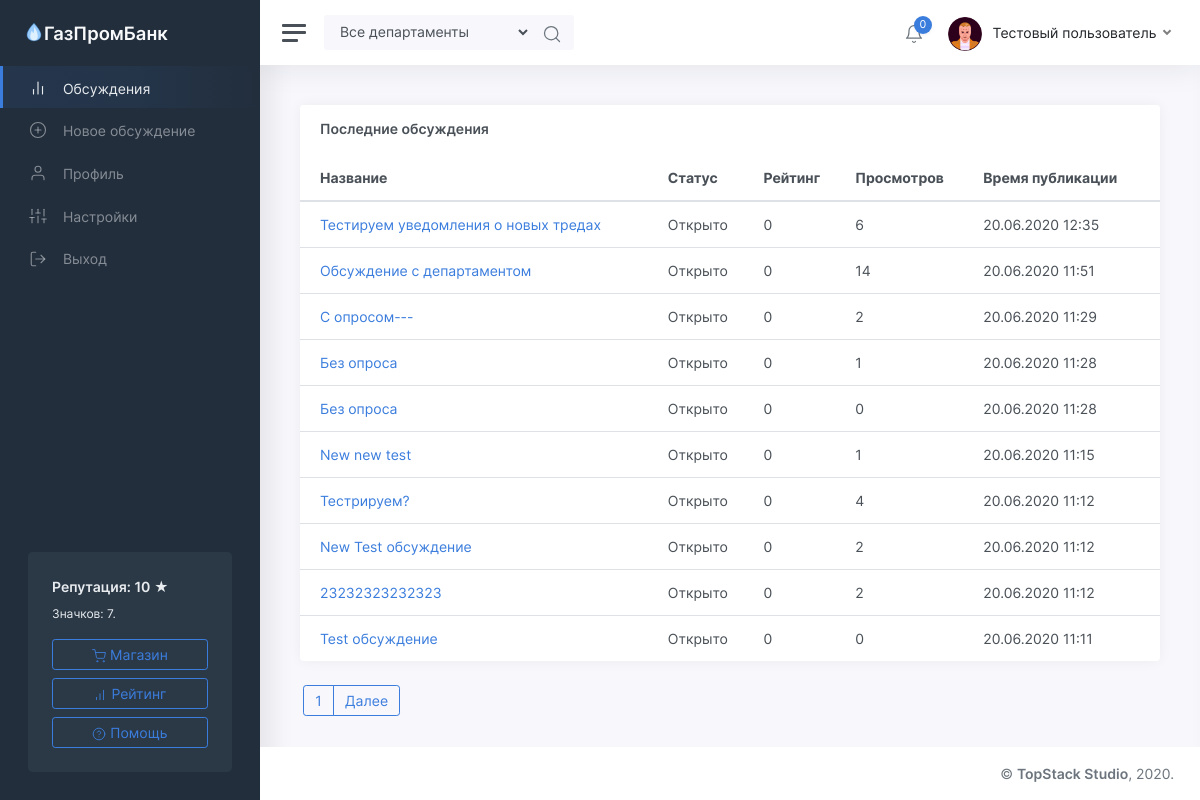
Page /threads (signed in) on the earlier database version.
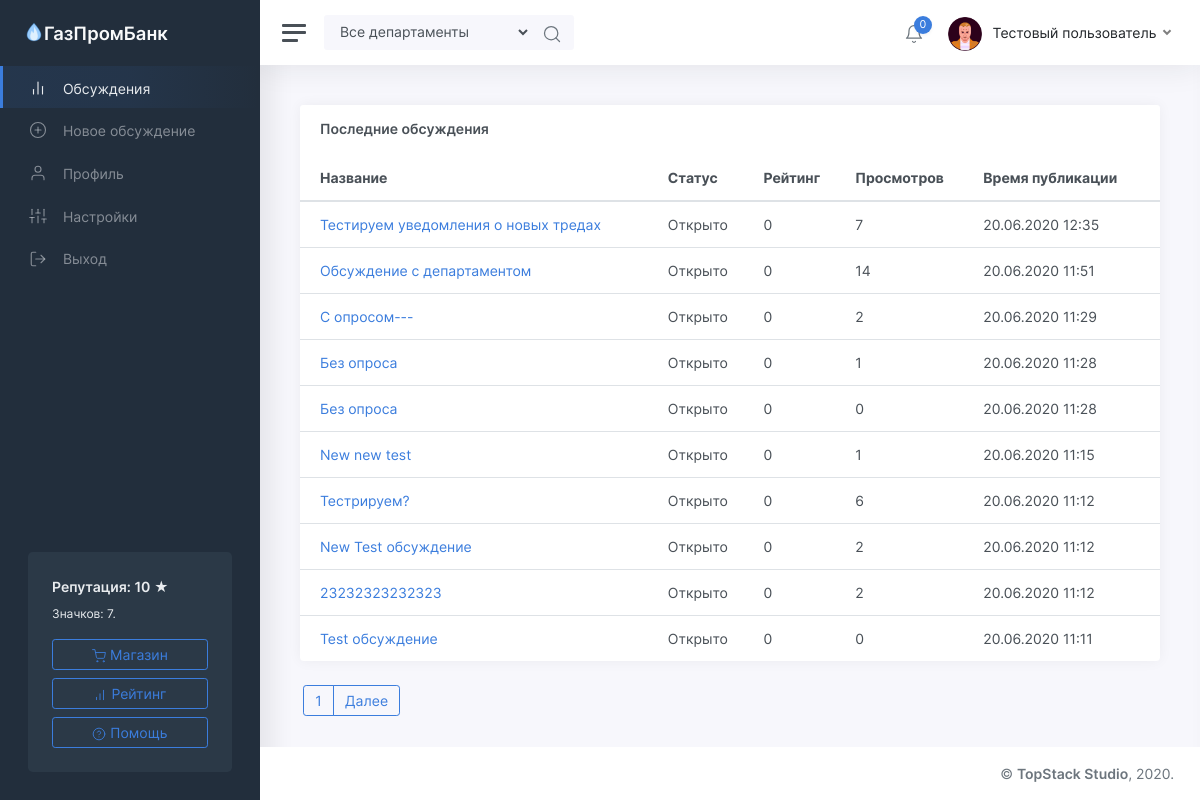
Same page on the later database version.
### tables this page shows
CREATE TABLE "threads" (
	"id"	INTEGER NOT NULL UNIQUE,
	"owner"	INTEGER NOT NULL,
	"title"	TEXT NOT NULL,
	"content"	TEXT,
	"date"	INTEGER,
	"up"	INTEGER,
	"down"	INTEGER,
	"views"	INTEGER,
	"status"	TEXT,
	"department"	TEXT,
	PRIMARY KEY("id")
);

### app/views.py (the view)
@app.route('/threads')
def listOfThreads():
	department = request.args.get('department')
	if isNull(department) or department not in departments:
		return render_template('threads.html', user=getUser(session['id']), threads=getThreads(), message=request.args.get('from'), departments=departments)
	else:
		return render_template('threads_by_department.html', user=getUser(session['id']), threads=getThreadsByDepartment(department), departments=departments, selected_department=department)

### app/functions.py (called while the page is built)
def isNull(argument):
	return argument in ['', None]

def getUser(identifier):
	conn = sqlite3.connect(db_path)
	conn.row_factory = sqlite3.Row
	cursor = conn.cursor()
	cursor.execute('SELECT * FROM users where id="%s"' % identifier)
	user = cursor.fetchone()
	if user:
		user = dict(user)
		user['badges'] = json.loads(user['badges'])
		user['notifications'] = getNotifications(identifier)
	return user

def statusToText(status):
	return statuses[status]

def fromTimestamp(timestamp):
	return datetime.utcfromtimestamp(timestamp + 3600 * 3).strftime('%d.%m.%Y %H:%M')

def getThreads(offset=0, count=10):
	conn = sqlite3.connect(db_path)
	conn.row_factory = sqlite3.Row
	cursor = conn.cursor()
	cursor.execute('SELECT id, title, date, up, down, status, views FROM threads ORDER BY date DESC')
	threads = cursor.fetchall()
	length = len(threads)
	if offset > 0:
		offset -= 1
	threads = threads[offset * 10:][:count]
	for x in range(len(threads)):
		threads[x] = dict(threads[x])
		threads[x]['status'] = statusToText(threads[x]['status'])
		threads[x]['date'] = fromTimestamp(threads[x]['date'])
	return (threads, length)

### templates/threads.html (shortened to what the changed rows need)
<!DOCTYPE html>
<html lang="ru">
	<head>
		<link href="/static/css/app.css" rel="stylesheet">
	</head>
	<body>
		<div class="wrapper">
			<div class="main">
				<main class="content">
					<div class="container-fluid p-0">
						<div class="row">
							<div class="col-12 col-lg-12 col-xxl-9 d-flex">
								<div class="card flex-fill">
									<table class="table table-hover my-0">
										{% if threads[0] %}
											<thead>
												<tr>
													<th>Название</th>
													<th class="d-none d-md-table-cell">Статус</th>
													<th>Рейтинг</th>
													<th class="d-none d-md-table-cell">Просмотров</th>
													<th class="d-none d-md-table-cell">Время публикации</th>
												</tr>
											</thead>
											<tbody>
												{% for thread in threads[0] %}
													<tr>
														<td><a href="/thread/{{thread.id}}">{{thread.title}}</a></td>
														<td class="d-none d-md-table-cell">{{thread.status}}</td>
														<td>{{thread.up - thread.down}}</td>
														<td class="d-none d-md-table-cell">{{thread.views}}</td>
														<td class="d-none d-md-table-cell">{{thread.date}}</td>
													</tr>
												{% endfor %}
											</tbody>
										{% endif %}
									</table>
								</div>
							</div>
						</div>
					</div>
				</main>
			</div>
		</div>
	</body>
</html>

Differences in the rows shown:
changed threads "Тестируем уведомления о новых тредах": views "6" → "7"
changed threads "Тестрируем?": views "4" → "6"
